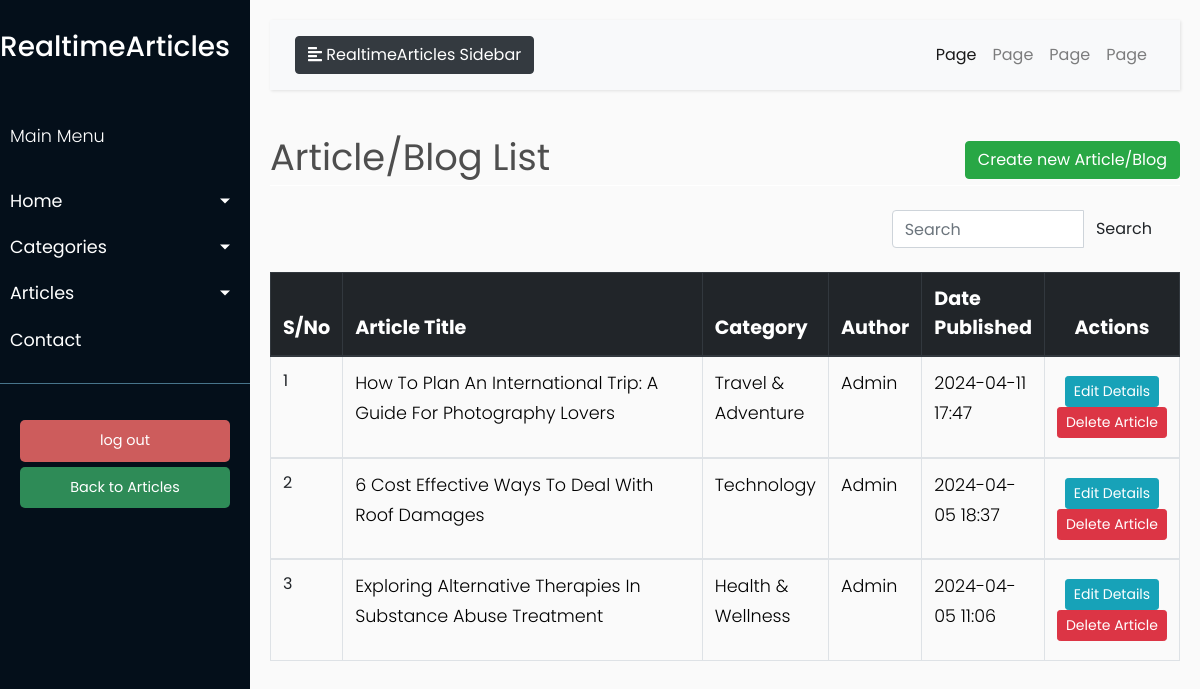
The app's page /article_list (signed in), older data.
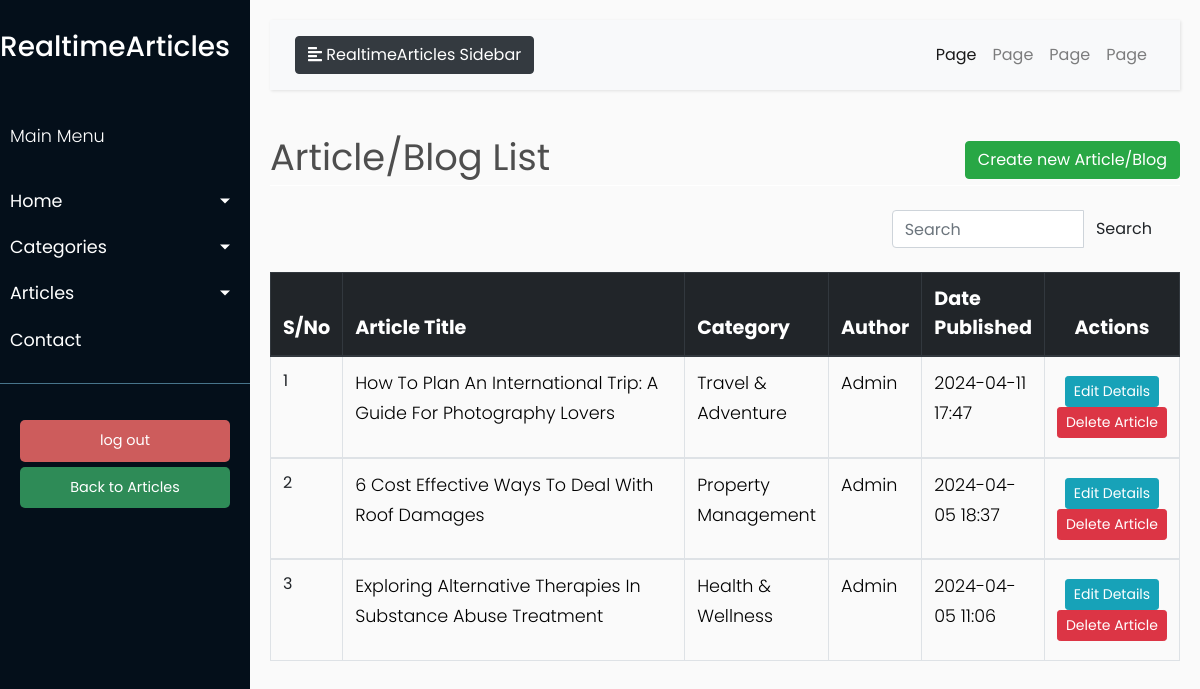
The same page, newer data.
### models/models.py (models this page shows, shortened)
class Article(db.Model):
    __tablename__ = 'article'
    id = db.Column(db.Integer, primary_key=True)
    main_title = db.Column(db.String(100), nullable=False)
    main_content = db.Column(db.Text, nullable=True)
    date_published = db.Column(db.DateTime, default=datetime.utcnow)
    author_id = db.Column(db.Integer, db.ForeignKey('user.id'), nullable=False)
    category_id = db.Column(db.Integer, db.ForeignKey('category.id'), nullable=False)
    main_image = db.Column(db.String(100), nullable=True)  # Path to main image
    author = db.relationship('User', backref='articles')
    category = db.relationship('Category', backref='articles')

### blueprints/article.py (the view)
@article.route('/article_list')
@login_required
def article_list():
    title = 'Article/Blog List'
    search_term = request.args.get('q', '')  # Get the search term from the query parameter
    if search_term:
        articles= Article.query.filter(Article.main_title.ilike(f'%{search_term}%')).all()
    else:
        articles=Article.query.order_by(Article.date_published.desc()).all()
    for article in articles:
        category = Category.query.get(article.category_id)
        author = User.query.get(article.author_id)
        article.category_name = category.name if category else 'N/A'
        article.author_name = author.username if author else 'N/A'
        words = article.main_content.split()  # Split content into words
        if len(words) > 50:
            article.main_content = ' '.join(words[:50]) + '...'  # Join first 50 words
    return render_template('admin/articles/article_list.html', title=title,
                           articles=articles)

### app.py (called while the page is built)
@login.user_loader
def load_user(user_id):
    return User.query.get(int(user_id))

### templates/admin/articles/article_list.html (shortened to what this page needs)
{% extends "admin/base.html" %}
{% block content %}
    <div class="row" style="color: #4e4e4e; font-style: bold; font-size: 2.3rem; ">
        <div class="col-md-8">{{ title }}</div>
        <div class="col-md-4">
            <div class="float-md-right">
                <a class="btn btn-success" href="{{ url_for('article.create_article') }}">Create new Article/Blog</a>
            </div>
        </div>
    </div>
    <div style="border-bottom: 1px solid white;"></div>
    <br>
    <table class="table table-css table-bordered table-hover">
        <div class="container">
            <div class="row justify-content-end">
                <div class="col-md-4">
                    <form method="get" class="search-form" action="{{ url_for('article.article_list') }}">
                        <div class="input-group">
                            <input type="text" class="form-control" placeholder="Search" aria-label="Search"
                                   aria-describedby="button-addon2" id="search-input" name="q">
                            <div class="input-group-append">
                                <button class="btn btn-pink" type="submit" id="button-addon2">Search</button>
                            </div>
                        </div>
                    </form>
                </div>
            </div>
        </div>
        <br>
        <thead class="thead-dark align-middle">
        <tr style="background-color: #343a40; font-size: 1.2rem; color: white; text-transform: capitalize; height: 40px">
            <th width="5%">S/No</th>
            <th width="40%">Article Title</th>
            <th width="10%">Category</th>
            <th width="10%">Author</th>
            <th width="10%">Date Published</th>
            <th style="text-align: center">Actions</th>
        </tr>
        </thead>
        {% if articles %}
            {% for article in articles %}
                <tbody>
                <tr id="article-list">
                    <td>{{ loop.index }}</td>
                    <td>
                        <p style="text-transform: capitalize; color:black">{{ article.main_title }} </p>
                    </td>
                    <td>
                        <p style="text-transform: capitalize; color:black">{{ article.category_name }} </p>
                    </td>
                    <td>
                        <p style="text-transform: capitalize; color:black">{{ article.author_name }} </p>
                    </td>
                    <td>
                        <p style="text-transform: capitalize; color:black">{{ article.date_published.strftime('%Y-%m-%d %H:%M') }}</p>
                    </td>
                    <td class="align-middle  text-center">
                        <div class="d-inline-block align-middle">
                            <a href="{{ url_for('article.update_article', article_id = article.id) }}"
                               class="btn btn-info btn-sm">Edit
                                Details</a>
                            <a href="{{ url_for('article.delete_article', article_id = article.id) }}"
                               class="btn btn-danger btn-sm"> Delete
                                Article </a>
                        </div>
                    </td>
                </tr>
                </tbody>
            {% endfor %}
        {% endif %}
    </table>
{% endblock content %}

Row changes from the older to the newer data that the page shows:
changed Article "6 Cost Effective Ways To Deal With Roof Damages": category_name "Technology" → "Property Management"
